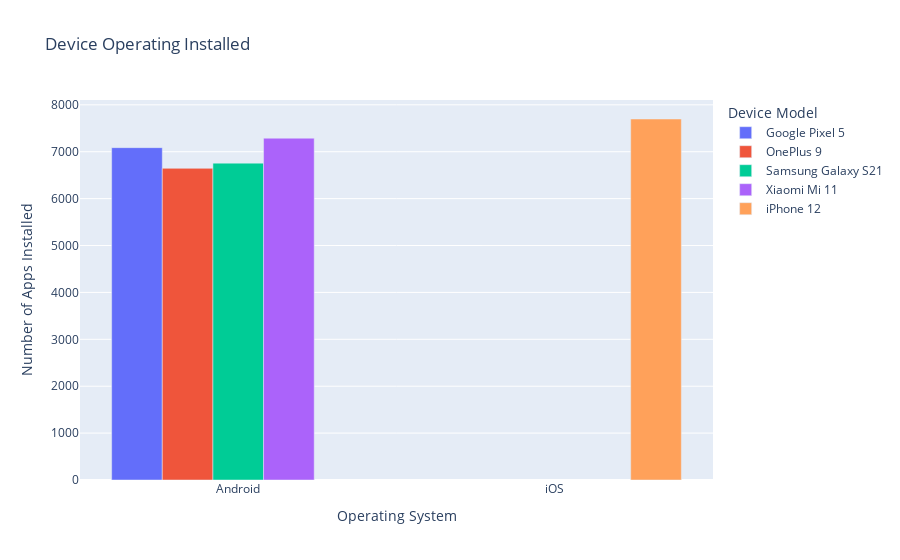

Write notebook code for a chart like this one.
### Code cell
px.bar(x = "Operating System",y = "Number of Apps Installed", color = "Device Model",data_frame=device_operating_install,barmode="group",title = "Device Operating Installed")

### Figure 1 — Plotly figure (JSON) as saved in the notebook; plotly's stock layout.template omitted (floating-point values rounded to 4 significant figures)
{"data": [{"alignmentgroup": "True", "hovertemplate": "Device Model=Google Pixel 5<br>Operating System=%{x}<br>Number of Apps Installed=%{y}<extra></extra>", "legendgroup": "Google Pixel 5", "marker": {"color": "#636efa", "pattern": {"shape": ""}}, "name": "Google Pixel 5", "offsetgroup": "Google Pixel 5", "orientation": "v", "showlegend": true, "textposition": "auto", "type": "bar", "x": ["Android"], "xaxis": "x", "y": [7087], "yaxis": "y"}, {"alignmentgroup": "True", "hovertemplate": "Device Model=OnePlus 9<br>Operating System=%{x}<br>Number of Apps Installed=%{y}<extra></extra>", "legendgroup": "OnePlus 9", "marker": {"color": "#EF553B", "pattern": {"shape": ""}}, "name": "OnePlus 9", "offsetgroup": "OnePlus 9", "orientation": "v", "showlegend": true, "textposition": "auto", "type": "bar", "x": ["Android"], "xaxis": "x", "y": [6646], "yaxis": "y"}, {"alignmentgroup": "True", "hovertemplate": "Device Model=Samsung Galaxy S21<br>Operating System=%{x}<br>Number of Apps Installed=%{y}<extra></extra>", "legendgroup": "Samsung Galaxy S21", "marker": {"color": "#00cc96", "pattern": {"shape": ""}}, "name": "Samsung Galaxy S21", "offsetgroup": "Samsung Galaxy S21", "orientation": "v", "showlegend": true, "textposition": "auto", "type": "bar", "x": ["Android"], "xaxis": "x", "y": [6757], "yaxis": "y"}, {"alignmentgroup": "True", "hovertemplate": "Device Model=Xiaomi Mi 11<br>Operating System=%{x}<br>Number of Apps Installed=%{y}<extra></extra>", "legendgroup": "Xiaomi Mi 11", "marker": {"color": "#ab63fa", "pattern": {"shape": ""}}, "name": "Xiaomi Mi 11", "offsetgroup": "Xiaomi Mi 11", "orientation": "v", "showlegend": true, "textposition": "auto", "type": "bar", "x": ["Android"], "xaxis": "x", "y": [7289], "yaxis": "y"}, {"alignmentgroup": "True", "hovertemplate": "Device Model=iPhone 12<br>Operating System=%{x}<br>Number of Apps Installed=%{y}<extra></extra>", "legendgroup": "iPhone 12", "marker": {"color": "#FFA15A", "pattern": {"shape": ""}}, "name": "iPhone 12", "offsetgroup": "iPhone 12", "orientation": "v", "showlegend": true, "textposition": "auto", "type": "bar", "x": ["iOS"], "xaxis": "x", "y": [7698], "yaxis": "y"}], "layout": {"barmode": "group", "legend": {"title": {"text": "Device Model"}, "tracegroupgap": 0}, "title": {"text": "Device Operating Installed"}, "xaxis": {"anchor": "y", "domain": [0, 1], "title": {"text": "Operating System"}}, "yaxis": {"anchor": "x", "domain": [0, 1], "title": {"text": "Number of Apps Installed"}}}}
